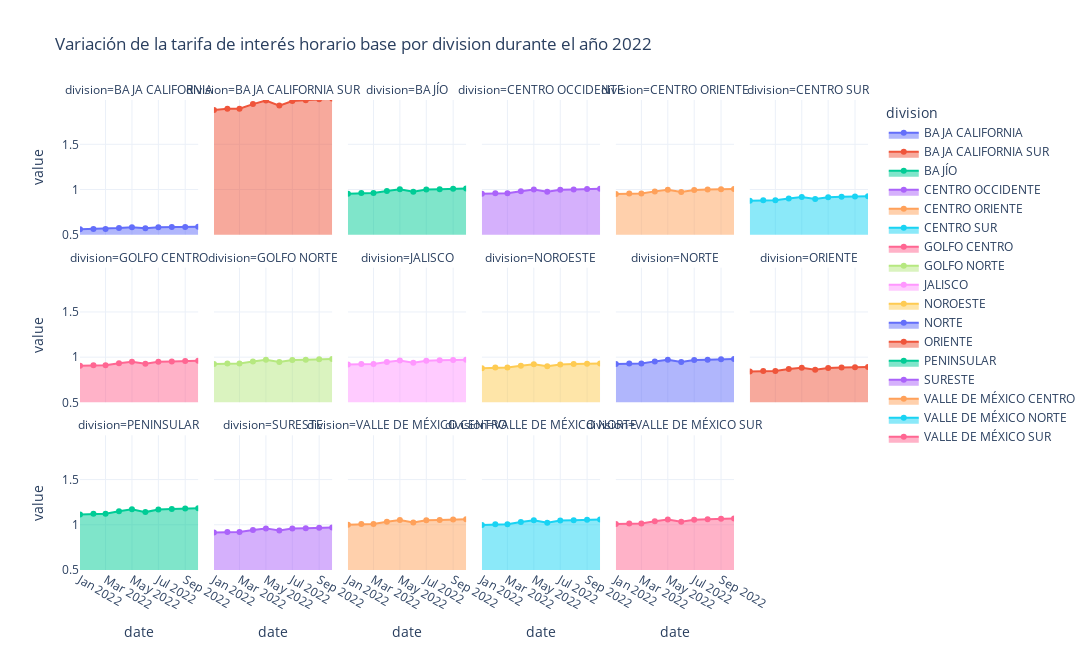

Notebook cell for this chart:
### Code cell
get_variacion_tarifas(data_2022,2022,division_oficial,'Base')

### Figure 1 — Plotly figure (JSON) as saved in the notebook; plotly's stock layout.template omitted (floating-point values rounded to 4 significant figures)
{"data": [{"fillpattern": {"shape": ""}, "hovertemplate": "division=BAJA CALIFORNIA<br>date=%{x}<br>value=%{y}<extra></extra>", "legendgroup": "BAJA CALIFORNIA", "line": {"color": "#636efa"}, "marker": {"symbol": "circle"}, "mode": "lines+markers", "name": "BAJA CALIFORNIA", "orientation": "v", "showlegend": true, "stackgroup": "1", "type": "scatter", "x": ["2022-01-01", "2022-02-01", "2022-03-01", "2022-04-01", "2022-05-01", "2022-06-01", "2022-07-01", "2022-08-01", "2022-09-01", "2022-10-01"], "xaxis": "x13", "y": [0.5603, 0.5635, 0.5635, 0.5747, 0.5834, 0.5711, 0.5822, 0.5844, 0.5866, 0.5882], "yaxis": "y13"}, {"fillpattern": {"shape": ""}, "hovertemplate": "division=BAJA CALIFORNIA SUR<br>date=%{x}<br>value=%{y}<extra></extra>", "legendgroup": "BAJA CALIFORNIA SUR", "line": {"color": "#EF553B"}, "marker": {"symbol": "circle"}, "mode": "lines+markers", "name": "BAJA CALIFORNIA SUR", "orientation": "v", "showlegend": true, "stackgroup": "1", "type": "scatter", "x": ["2022-01-01", "2022-02-01", "2022-03-01", "2022-04-01", "2022-05-01", "2022-06-01", "2022-07-01", "2022-08-01", "2022-09-01", "2022-10-01"], "xaxis": "x14", "y": [1.879, 1.893, 1.893, 1.945, 1.984, 1.928, 1.978, 1.988, 1.999, 2.006], "yaxis": "y14"}, {"fillpattern": {"shape": ""}, "hovertemplate": "division=BAJÍO<br>date=%{x}<br>value=%{y}<extra></extra>", "legendgroup": "BAJÍO", "line": {"color": "#00cc96"}, "marker": {"symbol": "circle"}, "mode": "lines+markers", "name": "BAJÍO", "orientation": "v", "showlegend": true, "stackgroup": "1", "type": "scatter", "x": ["2022-01-01", "2022-02-01", "2022-03-01", "2022-04-01", "2022-05-01", "2022-06-01", "2022-07-01", "2022-08-01", "2022-09-01", "2022-10-01"], "xaxis": "x15", "y": [0.9541, 0.9607, 0.9607, 0.9839, 1.002, 0.9764, 0.9992, 1.004, 1.008, 1.012], "yaxis": "y15"}, {"fillpattern": {"shape": ""}, "hovertemplate": "division=CENTRO OCCIDENTE<br>date=%{x}<br>value=%{y}<extra></extra>", "legendgroup": "CENTRO OCCIDENTE", "line": {"color": "#ab63fa"}, "marker": {"symbol": "circle"}, "mode": "lines+markers", "name": "CENTRO OCCIDENTE", "orientation": "v", "showlegend": true, "stackgroup": "1", "type": "scatter", "x": ["2022-01-01", "2022-02-01", "2022-03-01", "2022-04-01", "2022-05-01", "2022-06-01", "2022-07-01", "2022-08-01", "2022-09-01", "2022-10-01"], "xaxis": "x16", "y": [0.9521, 0.9587, 0.9587, 0.9818, 0.9997, 0.9744, 0.9971, 1.002, 1.006, 1.01], "yaxis": "y16"}, {"fillpattern": {"shape": ""}, "hovertemplate": "division=CENTRO ORIENTE<br>date=%{x}<br>value=%{y}<extra></extra>", "legendgroup": "CENTRO ORIENTE", "line": {"color": "#FFA15A"}, "marker": {"symbol": "circle"}, "mode": "lines+markers", "name": "CENTRO ORIENTE", "orientation": "v", "showlegend": true, "stackgroup": "1", "type": "scatter", "x": ["2022-01-01", "2022-02-01", "2022-03-01", "2022-04-01", "2022-05-01", "2022-06-01", "2022-07-01", "2022-08-01", "2022-09-01", "2022-10-01"], "xaxis": "x17", "y": [0.9498, 0.9563, 0.9563, 0.9794, 0.9972, 0.972, 0.9946, 0.9992, 1.004, 1.007], "yaxis": "y17"}, {"fillpattern": {"shape": ""}, "hovertemplate": "division=CENTRO SUR<br>date=%{x}<br>value=%{y}<extra></extra>", "legendgroup": "CENTRO SUR", "line": {"color": "#19d3f3"}, "marker": {"symbol": "circle"}, "mode": "lines+markers", "name": "CENTRO SUR", "orientation": "v", "showlegend": true, "stackgroup": "1", "type": "scatter", "x": ["2022-01-01", "2022-02-01", "2022-03-01", "2022-04-01", "2022-05-01", "2022-06-01", "2022-07-01", "2022-08-01", "2022-09-01", "2022-10-01"], "xaxis": "x18", "y": [0.8747, 0.8806, 0.8806, 0.9014, 0.9175, 0.8947, 0.9151, 0.9192, 0.9233, 0.9263], "yaxis": "y18"}, {"fillpattern": {"shape": ""}, "hovertemplate": "division=GOLFO CENTRO<br>date=%{x}<br>value=%{y}<extra></extra>", "legendgroup": "GOLFO CENTRO", "line": {"color": "#FF6692"}, "marker": {"symbol": "circle"}, "mode": "lines+markers", "name": "GOLFO CENTRO", "orientation": "v", "showlegend": true, "stackgroup": "1", "type": "scatter", "x": ["2022-01-01", "2022-02-01", "2022-03-01", "2022-04-01", "2022-05-01", "2022-06-01", "2022-07-01", "2022-08-01", "2022-09-01", "2022-10-01"], "xaxis": "x7", "y": [0.9057, 0.9118, 0.9118, 0.9336, 0.9504, 0.9266, 0.9479, 0.9522, 0.9565, 0.9596], "yaxis": "y7"}, {"fillpattern": {"shape": ""}, "hovertemplate": "division=GOLFO NORTE<br>date=%{x}<br>value=%{y}<extra></extra>", "legendgroup": "GOLFO NORTE", "line": {"color": "#B6E880"}, "marker": {"symbol": "circle"}, "mode": "lines+markers", "name": "GOLFO NORTE", "orientation": "v", "showlegend": true, "stackgroup": "1", "type": "scatter", "x": ["2022-01-01", "2022-02-01", "2022-03-01", "2022-04-01", "2022-05-01", "2022-06-01", "2022-07-01", "2022-08-01", "2022-09-01", "2022-10-01"], "xaxis": "x8", "y": [0.9243, 0.9306, 0.9306, 0.9529, 0.9701, 0.9457, 0.9676, 0.972, 0.9764, 0.9795], "yaxis": "y8"}, {"fillpattern": {"shape": ""}, "hovertemplate": "division=JALISCO<br>date=%{x}<br>value=%{y}<extra></extra>", "legendgroup": "JALISCO", "line": {"color": "#FF97FF"}, "marker": {"symbol": "circle"}, "mode": "lines+markers", "name": "JALISCO", "orientation": "v", "showlegend": true, "stackgroup": "1", "type": "scatter", "x": ["2022-01-01", "2022-02-01", "2022-03-01", "2022-04-01", "2022-05-01", "2022-06-01", "2022-07-01", "2022-08-01", "2022-09-01", "2022-10-01"], "xaxis": "x9", "y": [0.9178, 0.924, 0.924, 0.9461, 0.9632, 0.939, 0.9607, 0.965, 0.9694, 0.9725], "yaxis": "y9"}, {"fillpattern": {"shape": ""}, "hovertemplate": "division=NOROESTE<br>date=%{x}<br>value=%{y}<extra></extra>", "legendgroup": "NOROESTE", "line": {"color": "#FECB52"}, "marker": {"symbol": "circle"}, "mode": "lines+markers", "name": "NOROESTE", "orientation": "v", "showlegend": true, "stackgroup": "1", "type": "scatter", "x": ["2022-01-01", "2022-02-01", "2022-03-01", "2022-04-01", "2022-05-01", "2022-06-01", "2022-07-01", "2022-08-01", "2022-09-01", "2022-10-01"], "xaxis": "x10", "y": [0.8784, 0.8844, 0.8844, 0.9052, 0.9214, 0.8985, 0.9191, 0.9232, 0.9273, 0.9303], "yaxis": "y10"}, {"fillpattern": {"shape": ""}, "hovertemplate": "division=NORTE<br>date=%{x}<br>value=%{y}<extra></extra>", "legendgroup": "NORTE", "line": {"color": "#636efa"}, "marker": {"symbol": "circle"}, "mode": "lines+markers", "name": "NORTE", "orientation": "v", "showlegend": true, "stackgroup": "1", "type": "scatter", "x": ["2022-01-01", "2022-02-01", "2022-03-01", "2022-04-01", "2022-05-01", "2022-06-01", "2022-07-01", "2022-08-01", "2022-09-01", "2022-10-01"], "xaxis": "x11", "y": [0.9246, 0.9309, 0.9309, 0.9532, 0.9704, 0.946, 0.9679, 0.9723, 0.9767, 0.9799], "yaxis": "y11"}, {"fillpattern": {"shape": ""}, "hovertemplate": "division=ORIENTE<br>date=%{x}<br>value=%{y}<extra></extra>", "legendgroup": "ORIENTE", "line": {"color": "#EF553B"}, "marker": {"symbol": "circle"}, "mode": "lines+markers", "name": "ORIENTE", "orientation": "v", "showlegend": true, "stackgroup": "1", "type": "scatter", "x": ["2022-01-01", "2022-02-01", "2022-03-01", "2022-04-01", "2022-05-01", "2022-06-01", "2022-07-01", "2022-08-01", "2022-09-01", "2022-10-01"], "xaxis": "x12", "y": [0.8424, 0.848, 0.848, 0.8678, 0.8831, 0.8614, 0.8809, 0.8848, 0.8887, 0.8915], "yaxis": "y12"}, {"fillpattern": {"shape": ""}, "hovertemplate": "division=PENINSULAR<br>date=%{x}<br>value=%{y}<extra></extra>", "legendgroup": "PENINSULAR", "line": {"color": "#00cc96"}, "marker": {"symbol": "circle"}, "mode": "lines+markers", "name": "PENINSULAR", "orientation": "v", "showlegend": true, "stackgroup": "1", "type": "scatter", "x": ["2022-01-01", "2022-02-01", "2022-03-01", "2022-04-01", "2022-05-01", "2022-06-01", "2022-07-01", "2022-08-01", "2022-09-01", "2022-10-01"], "xaxis": "x", "y": [1.113, 1.121, 1.121, 1.149, 1.171, 1.14, 1.168, 1.173, 1.179, 1.183], "yaxis": "y"}, {"fillpattern": {"shape": ""}, "hovertemplate": "division=SURESTE<br>date=%{x}<br>value=%{y}<extra></extra>", "legendgroup": "SURESTE", "line": {"color": "#ab63fa"}, "marker": {"symbol": "circle"}, "mode": "lines+markers", "name": "SURESTE", "orientation": "v", "showlegend": true, "stackgroup": "1", "type": "scatter", "x": ["2022-01-01", "2022-02-01", "2022-03-01", "2022-04-01", "2022-05-01", "2022-06-01", "2022-07-01", "2022-08-01", "2022-09-01", "2022-10-01"], "xaxis": "x2", "y": [0.915, 0.9212, 0.9212, 0.9432, 0.9602, 0.9361, 0.9577, 0.9621, 0.9664, 0.9696], "yaxis": "y2"}, {"fillpattern": {"shape": ""}, "hovertemplate": "division=VALLE DE MÉXICO CENTRO<br>date=%{x}<br>value=%{y}<extra></extra>", "legendgroup": "VALLE DE MÉXICO CENTRO", "line": {"color": "#FFA15A"}, "marker": {"symbol": "circle"}, "mode": "lines+markers", "name": "VALLE DE MÉXICO CENTRO", "orientation": "v", "showlegend": true, "stackgroup": "1", "type": "scatter", "x": ["2022-01-01", "2022-02-01", "2022-03-01", "2022-04-01", "2022-05-01", "2022-06-01", "2022-07-01", "2022-08-01", "2022-09-01", "2022-10-01"], "xaxis": "x3", "y": [1.001, 1.008, 1.008, 1.033, 1.052, 1.025, 1.049, 1.054, 1.059, 1.062], "yaxis": "y3"}, {"fillpattern": {"shape": ""}, "hovertemplate": "division=VALLE DE MÉXICO NORTE<br>date=%{x}<br>value=%{y}<extra></extra>", "legendgroup": "VALLE DE MÉXICO NORTE", "line": {"color": "#19d3f3"}, "marker": {"symbol": "circle"}, "mode": "lines+markers", "name": "VALLE DE MÉXICO NORTE", "orientation": "v", "showlegend": true, "stackgroup": "1", "type": "scatter", "x": ["2022-01-01", "2022-02-01", "2022-03-01", "2022-04-01", "2022-05-01", "2022-06-01", "2022-07-01", "2022-08-01", "2022-09-01", "2022-10-01"], "xaxis": "x4", "y": [0.9987, 1.006, 1.006, 1.03, 1.049, 1.022, 1.046, 1.051, 1.056, 1.06], "yaxis": "y4"}, {"fillpattern": {"shape": ""}, "hovertemplate": "division=VALLE DE MÉXICO SUR<br>date=%{x}<br>value=%{y}<extra></extra>", "legendgroup": "VALLE DE MÉXICO SUR", "line": {"color": "#FF6692"}, "marker": {"symbol": "circle"}, "mode": "lines+markers", "name": "VALLE DE MÉXICO SUR", "orientation": "v", "showlegend": true, "stackgroup": "1", "type": "scatter", "x": ["2022-01-01", "2022-02-01", "2022-03-01", "2022-04-01", "2022-05-01", "2022-06-01", "2022-07-01", "2022-08-01", "2022-09-01", "2022-10-01"], "xaxis": "x5", "y": [1.008, 1.016, 1.016, 1.04, 1.06, 1.032, 1.057, 1.062, 1.067, 1.07], "yaxis": "y5"}], "layout": {"annotations": [{"font": {}, "showarrow": false, "text": "division=PENINSULAR", "x": 0.075, "xanchor": "center", "xref": "paper", "y": 0.2867, "yanchor": "bottom", "yref": "paper"}, {"font": {}, "showarrow": false, "text": "division=SURESTE", "x": 0.245, "xanchor": "center", "xref": "paper", "y": 0.2867, "yanchor": "bottom", "yref": "paper"}, {"font": {}, "showarrow": false, "text": "division=VALLE DE MÉXICO CENTRO", "x": 0.415, "xanchor": "center", "xref": "paper", "y": 0.2867, "yanchor": "bottom", "yref": "paper"}, {"font": {}, "showarrow": false, "text": "division=VALLE DE MÉXICO NORTE", "x": 0.585, "xanchor": "center", "xref": "paper", "y": 0.2867, "yanchor": "bottom", "yref": "paper"}, {"font": {}, "showarrow": false, "text": "division=VALLE DE MÉXICO SUR", "x": 0.755, "xanchor": "center", "xref": "paper", "y": 0.2867, "yanchor": "bottom", "yref": "paper"}, {"font": {}, "showarrow": false, "text": "division=GOLFO CENTRO", "x": 0.075, "xanchor": "center", "xref": "paper", "y": 0.6433, "yanchor": "bottom", "yref": "paper"}, {"font": {}, "showarrow": false, "text": "division=GOLFO NORTE", "x": 0.245, "xanchor": "center", "xref": "paper", "y": 0.6433, "yanchor": "bottom", "yref": "paper"}, {"font": {}, "showarrow": false, "text": "division=JALISCO", "x": 0.415, "xanchor": "center", "xref": "paper", "y": 0.6433, "yanchor": "bottom", "yref": "paper"}, {"font": {}, "showarrow": false, "text": "division=NOROESTE", "x": 0.585, "xanchor": "center", "xref": "paper", "y": 0.6433, "yanchor": "bottom", "yref": "paper"}, {"font": {}, "showarrow": false, "text": "division=NORTE", "x": 0.755, "xanchor": "center", "xref": "paper", "y": 0.6433, "yanchor": "bottom", "yref": "paper"}, {"font": {}, "showarrow": false, "text": "division=ORIENTE", "x": 0.925, "xanchor": "center", "xref": "paper", "y": 0.6433, "yanchor": "bottom", "yref": "paper"}, {"font": {}, "showarrow": false, "text": "division=BAJA CALIFORNIA", "x": 0.075, "xanchor": "center", "xref": "paper", "y": 1.0, "yanchor": "bottom", "yref": "paper"}, {"font": {}, "showarrow": false, "text": "division=BAJA CALIFORNIA SUR", "x": 0.245, "xanchor": "center", "xref": "paper", "y": 1.0, "yanchor": "bottom", "yref": "paper"}, {"font": {}, "showarrow": false, "text": "division=BAJÍO", "x": 0.415, "xanchor": "center", "xref": "paper", "y": 1.0, "yanchor": "bottom", "yref": "paper"}, {"font": {}, "showarrow": false, "text": "division=CENTRO OCCIDENTE", "x": 0.585, "xanchor": "center", "xref": "paper", "y": 1.0, "yanchor": "bottom", "yref": "paper"}, {"font": {}, "showarrow": false, "text": "division=CENTRO ORIENTE", "x": 0.755, "xanchor": "center", "xref": "paper", "y": 1.0, "yanchor": "bottom", "yref": "paper"}, {"font": {}, "showarrow": false, "text": "division=CENTRO SUR", "x": 0.925, "xanchor": "center", "xref": "paper", "y": 1.0, "yanchor": "bottom", "yref": "paper"}], "height": 650, "legend": {"title": {"text": "division"}, "tracegroupgap": 0}, "title": {"text": "Variación de la tarifa de interés horario base por division durante el año 2022"}, "width": 1800, "xaxis": {"anchor": "y", "domain": [0, 0.15], "title": {"text": "date"}}, "xaxis10": {"anchor": "y10", "domain": [0.51, 0.66], "matches": "x", "showticklabels": false}, "xaxis11": {"anchor": "y11", "domain": [0.68, 0.83], "matches": "x", "showticklabels": false}, "xaxis12": {"anchor": "y12", "domain": [0.85, 1], "matches": "x", "showticklabels": false}, "xaxis13": {"anchor": "y13", "domain": [0, 0.15], "matches": "x", "showticklabels": false}, "xaxis14": {"anchor": "y14", "domain": [0.17, 0.32], "matches": "x", "showticklabels": false}, "xaxis15": {"anchor": "y15", "domain": [0.34, 0.49], "matches": "x", "showticklabels": false}, "xaxis16": {"anchor": "y16", "domain": [0.51, 0.66], "matches": "x", "showticklabels": false}, "xaxis17": {"anchor": "y17", "domain": [0.68, 0.83], "matches": "x", "showticklabels": false}, "xaxis18": {"anchor": "y18", "domain": [0.85, 1], "matches": "x", "showticklabels": false}, "xaxis2": {"anchor": "y2", "domain": [0.17, 0.32], "matches": "x", "title": {"text": "date"}}, "xaxis3": {"anchor": "y3", "domain": [0.34, 0.49], "matches": "x", "title": {"text": "date"}}, "xaxis4": {"anchor": "y4", "domain": [0.51, 0.66], "matches": "x", "title": {"text": "date"}}, "xaxis5": {"anchor": "y5", "domain": [0.68, 0.83], "matches": "x", "title": {"text": "date"}}, "xaxis6": {"anchor": "y6", "domain": [0.85, 1], "matches": "x", "title": {"text": "date"}}, "xaxis7": {"anchor": "y7", "domain": [0, 0.15], "matches": "x", "showticklabels": false}, "xaxis8": {"anchor": "y8", "domain": [0.17, 0.32], "matches": "x", "showticklabels": false}, "xaxis9": {"anchor": "y9", "domain": [0.34, 0.49], "matches": "x", "showticklabels": false}, "yaxis": {"anchor": "x", "domain": [0, 0.2867], "range": [0.5, 1.99], "title": {"text": "value"}}, "yaxis10": {"anchor": "x10", "domain": [0.3567, 0.6433], "matches": "y", "showticklabels": false}, "yaxis11": {"anchor": "x11", "domain": [0.3567, 0.6433], "matches": "y", "showticklabels": false}, "yaxis12": {"anchor": "x12", "domain": [0.3567, 0.6433], "matches": "y", "showticklabels": false}, "yaxis13": {"anchor": "x13", "domain": [0.7133, 1.0], "matches": "y", "range": [0.5, 1.99], "title": {"text": "value"}}, "yaxis14": {"anchor": "x14", "domain": [0.7133, 1.0], "matches": "y", "showticklabels": false}, "yaxis15": {"anchor": "x15", "domain": [0.7133, 1.0], "matches": "y", "showticklabels": false}, "yaxis16": {"anchor": "x16", "domain": [0.7133, 1.0], "matches": "y", "showticklabels": false}, "yaxis17": {"anchor": "x17", "domain": [0.7133, 1.0], "matches": "y", "showticklabels": false}, "yaxis18": {"anchor": "x18", "domain": [0.7133, 1.0], "matches": "y", "showticklabels": false}, "yaxis2": {"anchor": "x2", "domain": [0, 0.2867], "matches": "y", "showticklabels": false}, "yaxis3": {"anchor": "x3", "domain": [0, 0.2867], "matches": "y", "showticklabels": false}, "yaxis4": {"anchor": "x4", "domain": [0, 0.2867], "matches": "y", "showticklabels": false}, "yaxis5": {"anchor": "x5", "domain": [0, 0.2867], "matches": "y", "showticklabels": false}, "yaxis6": {"anchor": "x6", "domain": [0, 0.2867], "matches": "y", "showticklabels": false}, "yaxis7": {"anchor": "x7", "domain": [0.3567, 0.6433], "matches": "y", "range": [0.5, 1.99], "title": {"text": "value"}}, "yaxis8": {"anchor": "x8", "domain": [0.3567, 0.6433], "matches": "y", "showticklabels": false}, "yaxis9": {"anchor": "x9", "domain": [0.3567, 0.6433], "matches": "y", "showticklabels": false}}}
